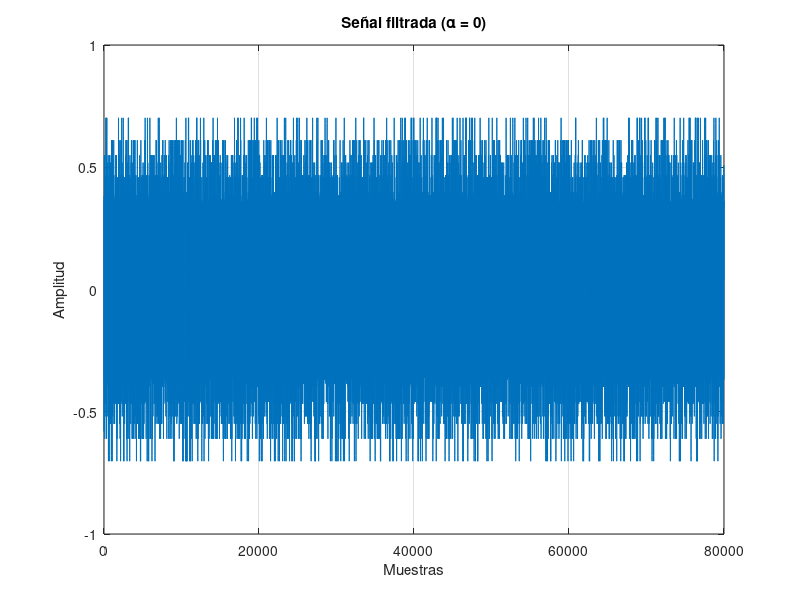
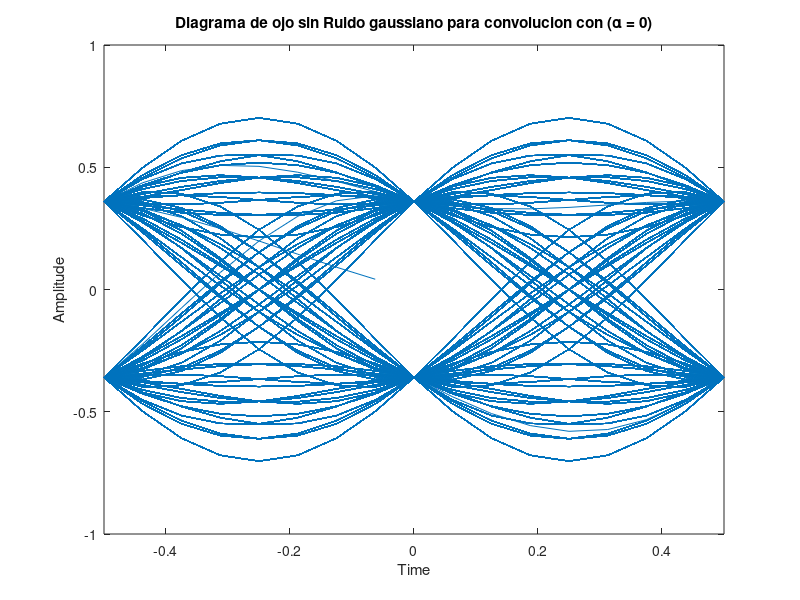
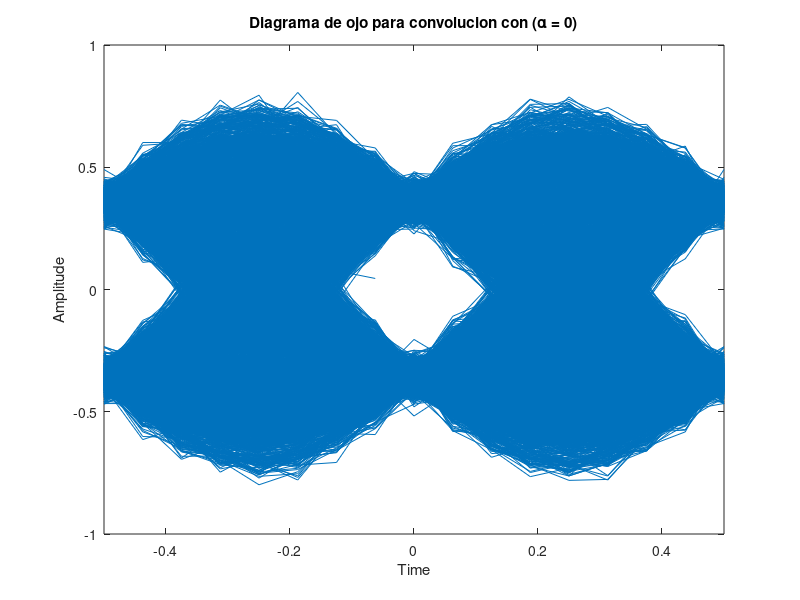
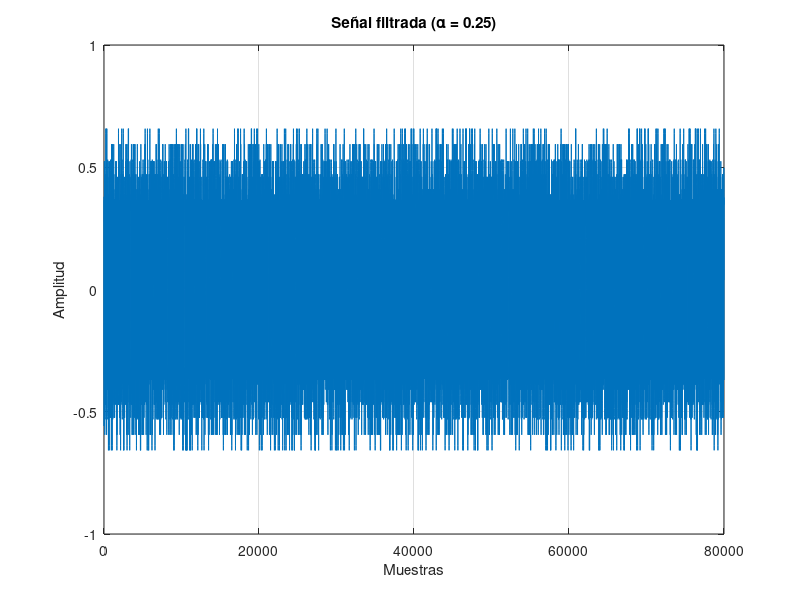

MATLAB code for these plots, in order:
% Parámetros generales
Nbits = 1e4;            % Número de bits
sps = 8;                % Muestras por símbolo (frecuencia de muestreo alta) 
t_bit = 1;              % Duración de cada bit (en segundos )
Fs = sps / t_bit;       % Frecuencia de muestreo **

alphas = [0, 0.25, 0.75, 1]; % Valores de roll-off

% Bits aleatorios
bits = randi([0 1], 1, Nbits);

% Codificación NRZ-L: Señal con 1 y -1 que se crea mediante 1 -> +1, 0 -> -1
nrz = 2*bits - 1;

% Upsamplear (interpolar) la señal
tx_signal = upsample(nrz, sps);  % Inserta sps ceros entre símbolos **

% Tiempo para el pulso coseno alzado
span = 6;  % Span de símbolo del filtro (cuántos símbolos dura)
t = linspace(-span/2, span/2, span*Fs+1);  % Simétrico centrado en cero

% Loop para cada valor de alpha
for i = 1:length(alphas)
    alpha = alphas(i);
    
    % Construir el pulso coseno alzado
    h = zeros(size(t));
    for k = 1:length(t)
        if t(k) == 0
            h(k) = 1;
        elseif abs(t(k)) == 1/(2*alpha)
            h(k) = (pi/4) * sinc(1/(2*alpha));
        else
            h(k) = sinc(t(k)) .* cos(pi*alpha*t(k)) ./ (1 - (2*alpha*t(k))^2);
        end
    end
    
    % Normalizar energía del filtro
    h = h / sqrt(sum(h.^2));
    
    % Convolución para aplicar el shaping **
    tx_filtered = conv(tx_signal, h, 'same'); 
    
    figure;
    subplot(1,1,1);
    plot(tx_filtered); 
    title(['Señal filtrada (\alpha = ', num2str(alpha), ')']);
    xlabel('Muestras');
    ylabel('Amplitud');
    grid on;
    

    eyediagram(tx_filtered, 2*Fs); % 2 símbolos para ver el cruce
    title(['Diagrama de ojo sin Ruido gaussiano para convolucion con (\alpha = ', num2str(alpha),')']);

    % Agregar ruido AWGN
    snr_dB = 20; % Relación señal a ruido 
    rx_signal = awgn(tx_filtered, snr_dB, 'measured');

    % Diagrama de ojo
    eyediagram(rx_signal, 2*sps); % 2 símbolos para ver el cruce
    title(['Diagrama de ojo para convolucion con (\alpha = ', num2str(alpha),')']);
end
